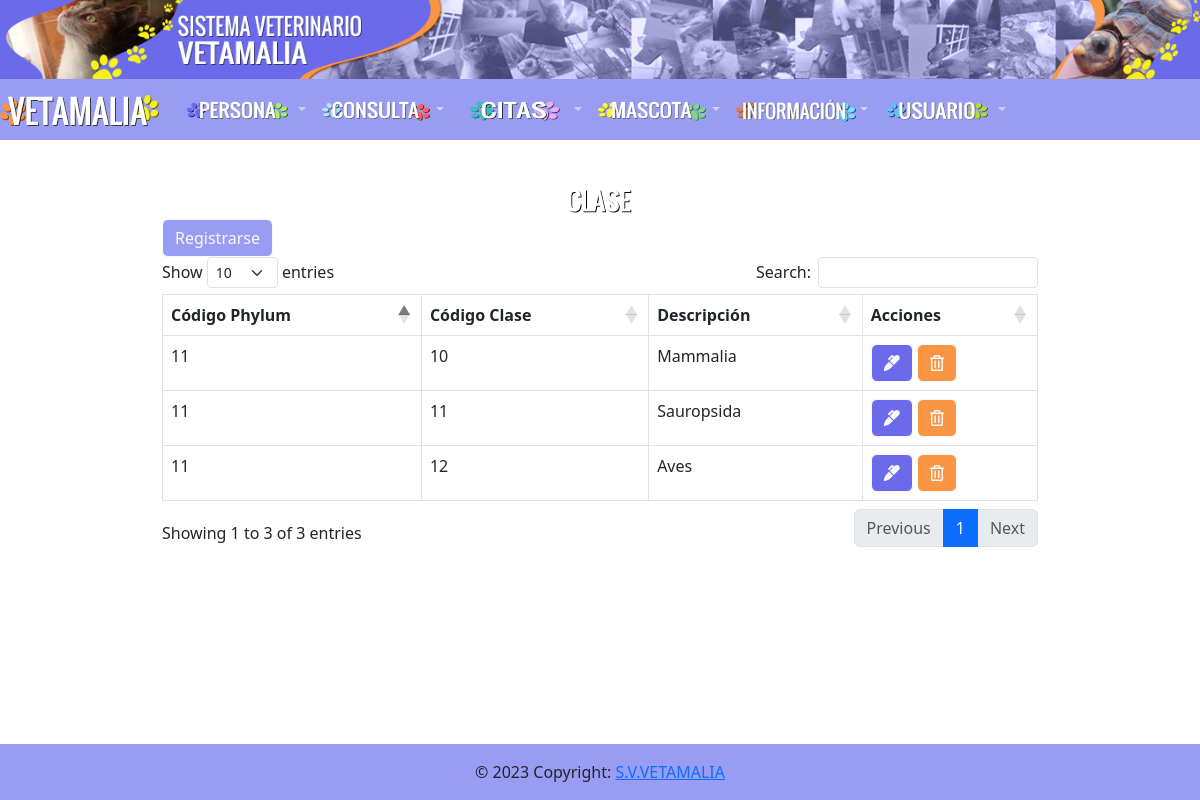
The app's page /clase/clase.php with its own data.
### tables this page shows
CREATE TABLE `clase` (
  `codigo_phylum` int(70) NOT NULL,
  `descripcion` varchar(150) NOT NULL,
  `codigo_clase` int(70) NOT NULL
);

### clase/clase.php (the view, shortened to what this page needs)
<?php include("../database/db.php");?>
<?php include("../include/headers.php")?>
<div class="container p-4">
    <div class="row">
    <div class="col-md-10 mx-auto" style="width: 900px; margin-top: 20px !important; margin-bottom: 40px !important;">
            <img src="../img/Clase.png" class="rounded mx-auto d-block" width="160" height="35"></a>
            <a href="registrar.php" class="btn btn-outline-light" type="button" style="background-color: #989cf3">Registrarse</a>
            <table class="table table-bordered" id="example">
                <thead>
                    <tr>
                        <th>Código Phylum</th>
                        <th>Código Clase</th>
                        <th>Descripción</th>
                        <th>Acciones</th>
                    </tr>
                </thead>
                <tbody>
                    <?php
                    $query = "SELECT * FROM clase";
                    $result = mysqli_query($conn,$query);
                    while($row =mysqli_fetch_array($result)) {?>
                        <tr>
                            <td><?php echo $row['codigo_phylum']?>
                            <td><?php echo $row['codigo_clase']?>
                            <td><?php echo $row['descripcion']?>
                            <td>
                                <a href="edit.php?id=<?php echo $row['codigo_clase']?>" class="btn btn-outline-light" type="button" style="background-color: #6a6aeb" onclick="return  ConfirmarEditar()">
                                    <i class="fas fa-marker"></i>
                                </a>
                                <a href="delete.php?id=<?php echo $row['codigo_clase']?>" class="btn btn-outline-light" type="button" style="background-color: #fa9543" onclick="return ConfirmarEliminar()">
                                <i class="far fa-trash-alt"></i>
                                </a>
                            </td>
                        </tr>
                    <?php }?>
                </tbody>
            </table>
        </div>
    </div>
</div>
<?php include("../include/footer.php")
?>

### records on screen
clase: codigo_phylum "11", codigo_clase "10", descripcion "Mammalia"
clase: codigo_phylum "11", codigo_clase "11", descripcion "Sauropsida"
clase: codigo_phylum "11", codigo_clase "12", descripcion "Aves"
